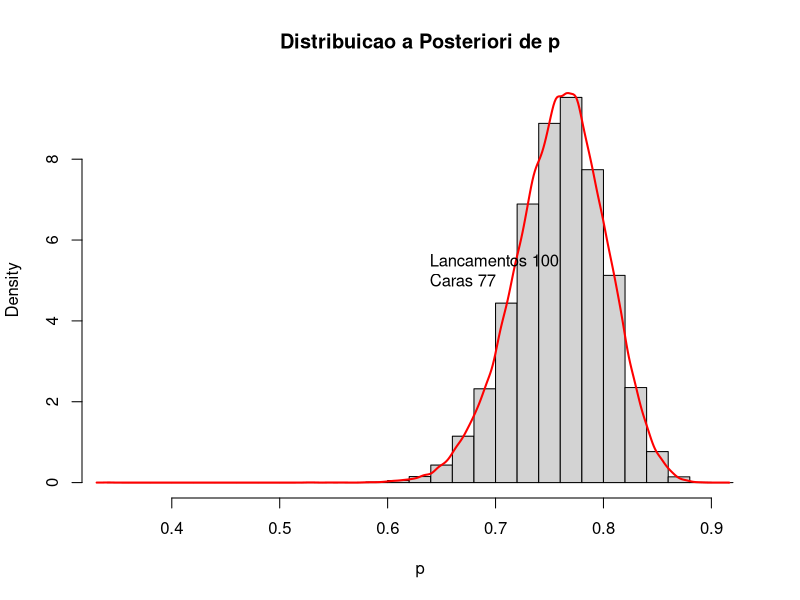

Generate this figure with R:
##### Implementação do algoritmo Metropolis-Hastings #######

# priori
prior <- function(p) {
  return(dbeta(p, 2, 2))
}
#verossimilhança
likelihood <- function(p, k, n) {
  return(p^k * (1-p)^(n - k))
}
#posteriori
posterior <- function(p, k, n) {
  return(likelihood(p, k, n) * prior(p))
}

# Metropolis-Hastings
metropolis_hastings <- function(n_iter, k, n) {
  p_current <- runif(1)  # Inicialização
  samples <- numeric(n_iter)
  
  for (i in 1:n_iter) {
    p_proposed <- p_current + rnorm(1, mean = 0, sd = 0.1)  # Proposta de novo estado
    acceptance_prob <- min(1, posterior(p_proposed, k, n) / posterior(p_current, k, n))  # Razão de aceitação
    if (runif(1) < acceptance_prob) {
      p_current <- p_proposed  # Aceitação do novo estado
    }
    samples[i] <- p_current
  }
  
  return(samples)
}

# Dados observados
k <- 77  # Número de caras
n <- 100  # Número total de lançamentos

# Amostragem da distribuição a posteriori
samples <- metropolis_hastings(100000, k, n)

# Plot
hist(samples, breaks = 30, main = "Distribuicao a Posteriori de p", xlab = "p", prob = TRUE)
lines(density(samples), col = "red", lwd = 2)
legend(x = 0.6, y = 6, legend = c(paste("Lancamentos", n), paste("Caras", k)),
       fill = c("white", "white"), border = NA, bty = "n")


mean(samples)
